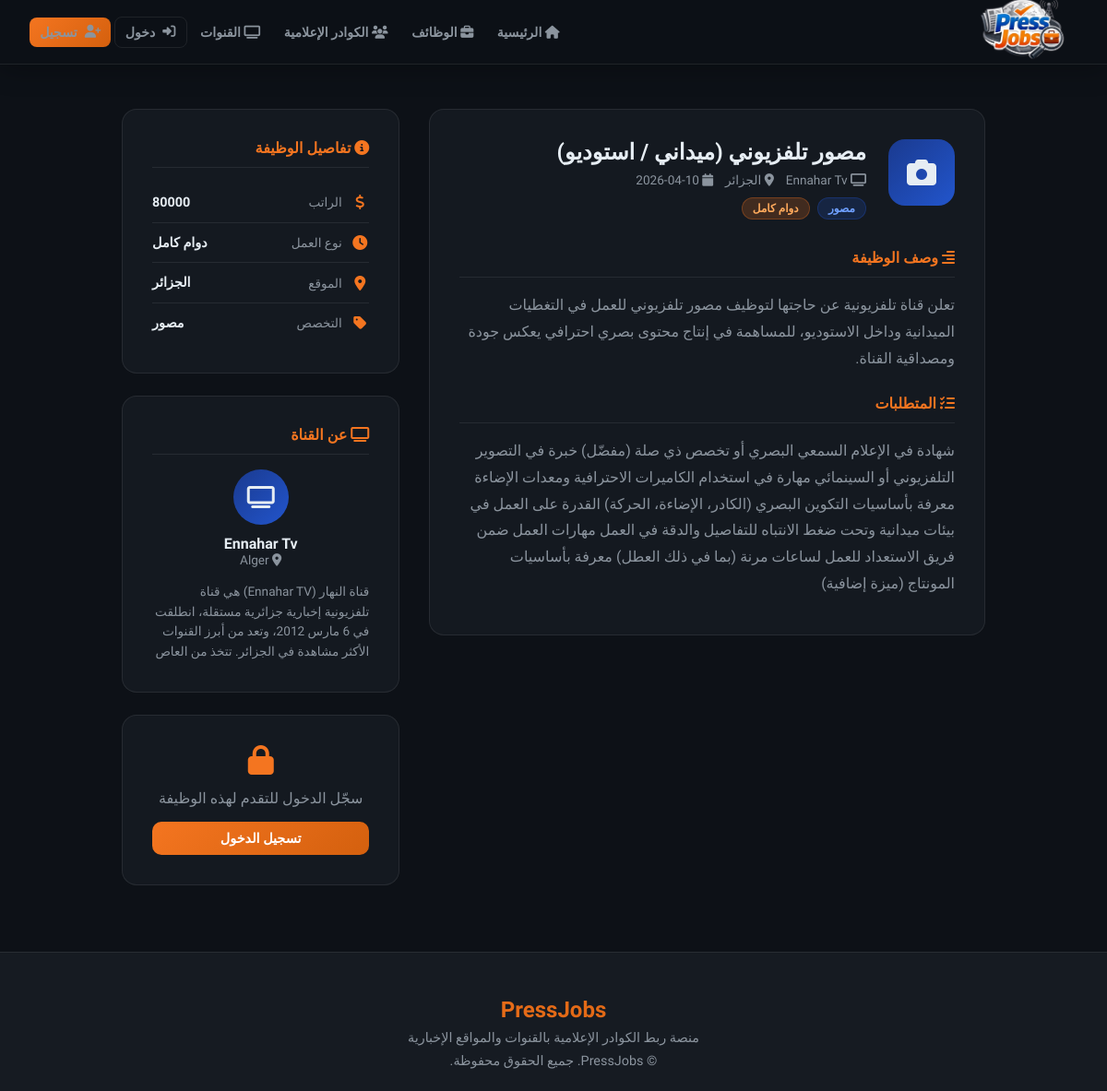
The page /job/2 on the database its author committed.
### tables this page shows
CREATE TABLE jobs (
        id INTEGER PRIMARY KEY AUTOINCREMENT,
        channel_id INTEGER NOT NULL,
        title TEXT NOT NULL,
        description TEXT NOT NULL,
        category TEXT NOT NULL,
        location TEXT,
        job_type TEXT,
        salary TEXT,
        requirements TEXT,
        created_at TEXT DEFAULT CURRENT_TIMESTAMP,
        FOREIGN KEY(channel_id) REFERENCES users(id)
    );

CREATE TABLE users (
        id INTEGER PRIMARY KEY AUTOINCREMENT,
        name TEXT NOT NULL,
        email TEXT UNIQUE NOT NULL,
        password TEXT NOT NULL,
        account_type TEXT NOT NULL,
        bio TEXT,
        location TEXT,
        skills TEXT,
        education TEXT,
        experience TEXT,
        profile_image TEXT,
        created_at TEXT DEFAULT CURRENT_TIMESTAMP
    , last_name TEXT, gender TEXT, civil_status TEXT, specialty TEXT, years_experience TEXT, preferred_channels TEXT, extra_skills TEXT, cv_filename TEXT, intro_video TEXT, article_links TEXT, channel_type TEXT, cover_image TEXT, is_admin INTEGER DEFAULT 0);

### app.py (the view)
@app.route('/job/<int:job_id>')
def job_detail(job_id):
    conn = get_db()
    job = conn.execute('''SELECT jobs.*, users.name as channel_name, users.bio as channel_bio, users.location as channel_location
                          FROM jobs JOIN users ON jobs.channel_id = users.id WHERE jobs.id=?''', (job_id,)).fetchone()
    conn.close()
    if not job:
        return redirect(url_for('jobs'))
    return render_template('job_detail.html', job=job)

### app.py (called while the page is built)
def get_db():
    conn = sqlite3.connect(DB_PATH)
    conn.row_factory = sqlite3.Row
    return conn

### templates/job_detail.html (shortened to what this page needs)
{% extends 'base.html' %}
{% block content %}
<div class="job-detail-layout">
    <div class="job-main">
        <div class="detail-card">
            <div class="job-title-section">
                <div class="job-big-icon">
                    <i class="fas fa-{{ {'journalist':'newspaper','photographer':'camera','content':'play-circle','editor':'film','presenter':'microphone','reporter':'broadcast-tower'}.get(job.category, 'briefcase') }}"></i>
                </div>
                <div class="job-title-text">
                    <h1>{{ job.title }}</h1>
                    <div class="job-title-meta">
                        <span><i class="fas fa-tv"></i> {{ job.channel_name }}</span>
                        {% if job.location %}<span><i class="fas fa-map-marker-alt"></i> {{ job.location }}</span>{% endif %}
                        <span><i class="fas fa-calendar"></i> {{ job.created_at[:10] }}</span>
                    </div>
                    <div style="margin-top:0.7rem;display:flex;gap:0.5rem;flex-wrap:wrap">
                        <span class="badge badge-blue">{{ {'journalist':'صحفي','photographer':'مصور','content':'صانع محتوى','editor':'مونتير','presenter':'مذيع','reporter':'مراسل'}.get(job.category, job.category) }}</span>
                        {% if job.job_type %}<span class="badge badge-orange">{{ job.job_type }}</span>{% endif %}
                    </div>
                </div>
            </div>
            <div class="job-body">
                <h3 class="section-h"><i class="fas fa-align-right"></i> وصف الوظيفة</h3>
                <p>{{ job.description }}</p>
                {% if job.requirements %}
                <h3 class="section-h" style="margin-top:1.5rem"><i class="fas fa-list-check"></i> المتطلبات</h3>
                <p>{{ job.requirements }}</p>
                {% endif %}
            </div>
        </div>
    </div>
    <div class="job-sidebar">
        <div class="detail-card">
            <h3 class="section-h"><i class="fas fa-info-circle"></i> تفاصيل الوظيفة</h3>
            {% if job.salary %}
            <div class="info-row">
                <i class="fas fa-dollar-sign"></i>
                <span class="info-label">الراتب</span>
                <span class="info-value">{{ job.salary }}</span>
            </div>
            {% endif %}
            {% if job.job_type %}
            <div class="info-row">
                <i class="fas fa-clock"></i>
                <span class="info-label">نوع العمل</span>
                <span class="info-value">{{ job.job_type }}</span>
            </div>
            {% endif %}
            {% if job.location %}
            <div class="info-row">
                <i class="fas fa-map-marker-alt"></i>
                <span class="info-label">الموقع</span>
                <span class="info-value">{{ job.location }}</span>
            </div>
            {% endif %}
            <div class="info-row">
                <i class="fas fa-tag"></i>
                <span class="info-label">التخصص</span>
                <span class="info-value">{{ {'journalist':'صحفي','photographer':'مصور','content':'صانع محتوى','editor':'مونتير','presenter':'مذيع','reporter':'مراسل'}.get(job.category, job.category) }}</span>
            </div>
        </div>
        <div class="detail-card">
            <h3 class="section-h"><i class="fas fa-tv"></i> عن القناة</h3>
            <div style="text-align:center;margin-bottom:1rem">
                <div style="width:60px;height:60px;border-radius:50%;background:var(--gradient-blue);display:flex;align-items:center;justify-content:center;font-size:1.5rem;margin:0 auto 0.7rem">
                    <i class="fas fa-tv"></i>
                </div>
                <h4>{{ job.channel_name }}</h4>
                {% if job.channel_location %}<p style="color:var(--text-muted);font-size:0.85rem"><i class="fas fa-map-marker-alt"></i> {{ job.channel_location }}</p>{% endif %}
            </div>
            {% if job.channel_bio %}<p style="color:var(--text-muted);font-size:0.85rem;line-height:1.6">{{ job.channel_bio[:150] }}</p>{% endif %}
        </div>
        {% if session.user_id and session.account_type == 'journalist' %}
        <div class="detail-card">
            <h3 class="section-h"><i class="fas fa-paper-plane"></i> تقدّم لهذه الوظيفة</h3>
            <form method="POST" action="/apply/{{ job.id }}" class="apply-form">
                <div class="form-group">
                    <label>رسالة التقديم (اختياري)</label>
                    <textarea name="message" placeholder="اكتب رسالة مختصرة للقناة..." rows="4"></textarea>
                </div>
                <button type="submit" class="btn btn-primary" style="width:100%;justify-content:center">
                    <i class="fas fa-paper-plane"></i> إرسال الطلب
                </button>
            </form>
        </div>
        {% elif not session.user_id %}
        <div class="detail-card" style="text-align:center">
            <i class="fas fa-lock" style="font-size:2rem;color:var(--orange);margin-bottom:1rem"></i>
            <p style="color:var(--text-muted);margin-bottom:1rem">سجّل الدخول للتقدم لهذه الوظيفة</p>
            <a href="/login" class="btn btn-primary" style="width:100%;justify-content:center">تسجيل الدخول</a>
        </div>
        {% endif %}
    </div>
</div>
{% endblock %}

### templates/base.html (style rules this page uses)
:root { --blue: #1a3a8f; --blue-mid: #2255cc; --orange: #f47520; --orange-dark: #d4600e; --dark: #0d1117; --dark2: #161b22; --dark3: #1c2333; --border: rgba(255,255,255,0.08); --text: #e6edf3; --text-muted: #8b949e; --card-bg: rgba(22, 27, 34, 0.9); --gradient-blue: linear-gradient(135deg, #1a3a8f, #2255cc); --gradient-orange: linear-gradient(135deg, #f47520, #d4600e); --gradient-hero: linear-gradient(135deg, #0d1117 0%, #1a2240 50%, #0d1117 100%); }
* { margin: 0; padding: 0; box-sizing: border-box; }
body { font-family: 'Cairo', 'Tajawal', sans-serif; background: var(--dark); color: var(--text); direction: rtl; overflow-x: hidden; }
.btn { display: inline-flex; align-items: center; gap: 0.5rem; padding: 0.6rem 1.4rem; border-radius: 10px; font-family: inherit; font-weight: 700; cursor: pointer; transition: all 0.3s; text-decoration: none; border: none; font-size: 0.9rem; }
.btn-primary { background: var(--gradient-orange); color: white; }
.badge { display: inline-flex; align-items: center; gap: 0.3rem; padding: 0.25rem 0.7rem; border-radius: 20px; font-size: 0.75rem; font-weight: 700; }
.badge-blue { background: rgba(34,85,204,0.2); color: #6fa0ff; border: 1px solid rgba(34,85,204,0.3); }
.badge-orange { background: rgba(244,117,32,0.2); color: #ffaa5c; border: 1px solid rgba(244,117,32,0.3); }

### templates/job_detail.html (style rules this page uses)
.job-detail-layout { max-width: 1000px; margin: 0 auto; padding: 3rem 2rem; display: grid; grid-template-columns: 2fr 1fr; gap: 2rem; }
.detail-card { background: var(--card-bg); border: 1px solid var(--border); border-radius: 16px; padding: 2rem; margin-bottom: 1.5rem; }
.job-title-section { display: flex; align-items: flex-start; gap: 1.5rem; margin-bottom: 2rem; }
.job-big-icon { width: 72px; height: 72px; border-radius: 18px; background: var(--gradient-blue); display: flex; align-items: center; justify-content: center; font-size: 2rem; flex-shrink: 0; }
.job-title-text h1 { font-size: 1.5rem; font-weight: 900; margin-bottom: 0.5rem; }
.job-title-meta { display: flex; flex-wrap: wrap; gap: 0.8rem; color: var(--text-muted); font-size: 0.85rem; }
.info-row { display: flex; align-items: center; gap: 0.6rem; padding: 0.8rem 0; border-bottom: 1px solid var(--border); }
.info-row:last-child { border-bottom: none; }
.info-row i { color: var(--orange); width: 20px; text-align: center; }
.info-label { color: var(--text-muted); font-size: 0.85rem; flex: 1; }
.info-value { font-weight: 600; font-size: 0.9rem; }
h3.section-h { font-size: 1rem; font-weight: 700; margin-bottom: 1rem; padding-bottom: 0.7rem; border-bottom: 1px solid var(--border); color: var(--orange); }
.job-body p, .job-body li { color: var(--text-muted); line-height: 1.8; margin-bottom: 0.5rem; }

### rows shown on the page
jobs: title "مصور تلفزيوني (ميداني / استوديو)", location "الجزائر", created_at "2026-04-10", category "مصور", job_type "دوام كامل", description "تعلن قناة تلفزيونية عن حاجتها لتوظيف مصور تلفزيوني للعمل في التغطيات الميدانية وداخل الاستوديو، للمساهمة في إنتاج محتوى بصري احترافي يعكس جودة ومصداقية القناة.", requirements "شهادة في الإعلام السمعي البصري أو تخصص ذي صلة (مفضّل) خبرة في التصوير التلفزيوني أو السينمائي مهارة في استخدام الكاميرات الاحترافية ومعدات الإضاءة معرفة بأساسيات التكوين البصري (الكادر، الإضاءة، الحركة) القدرة على العمل في بيئات ميدانية وتحت ضغط الانتباه للتفاصيل والدقة في العمل مهارات العمل ضمن فريق الاستعداد للعمل لساعات مرنة (بما في ذلك العطل) معرفة بأساسيات المونتاج (ميزة إضافية)", salary "80000"
users: channel_name "Ennahar Tv", channel_location "Alger", bio "قناة النهار (Ennahar TV) هي قناة تلفزيونية إخبارية جزائرية مستقلة، انطلقت في 6 مارس 2012، وتعد من أبرز القنوات الأكثر مشاهدة في الجزائر. تتخذ من العاص"
